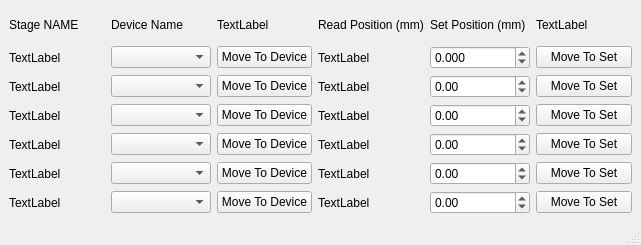
<?xml version="1.0" encoding="UTF-8"?>
<ui version="4.0">
 <class>MainWindow</class>
 <widget class="QMainWindow" name="MainWindow">
  <property name="geometry">
   <rect>
    <x>0</x>
    <y>0</y>
    <width>641</width>
    <height>245</height>
   </rect>
  </property>
  <property name="windowTitle">
   <string>MainWindow</string>
  </property>
  <widget class="QWidget" name="centralwidget">
   <layout class="QGridLayout" name="gridLayout">
    <item row="0" column="0">
     <widget class="QLabel" name="label">
      <property name="text">
       <string>Stage NAME</string>
      </property>
     </widget>
    </item>
    <item row="0" column="1">
     <widget class="QLabel" name="label_2">
      <property name="text">
       <string>Device Name</string>
      </property>
     </widget>
    </item>
    <item row="0" column="2">
     <widget class="QLabel" name="label_5">
      <property name="text">
       <string>TextLabel</string>
      </property>
     </widget>
    </item>
    <item row="0" column="3">
     <widget class="QLabel" name="label_3">
      <property name="text">
       <string>Read Position (mm)</string>
      </property>
     </widget>
    </item>
    <item row="0" column="4">
     <widget class="QLabel" name="label_4">
      <property name="text">
       <string>Set Position (mm)</string>
      </property>
     </widget>
    </item>
    <item row="0" column="5">
     <widget class="QLabel" name="label_6">
      <property name="text">
       <string>TextLabel</string>
      </property>
     </widget>
    </item>
    <item row="1" column="0">
     <widget class="QLabel" name="s1_name">
      <property name="maximumSize">
       <size>
        <width>100</width>
        <height>16777215</height>
       </size>
      </property>
      <property name="text">
       <string>TextLabel</string>
      </property>
     </widget>
    </item>
    <item row="1" column="1">
     <widget class="QComboBox" name="s1_dev">
      <property name="minimumSize">
       <size>
        <width>100</width>
        <height>0</height>
       </size>
      </property>
     </widget>
    </item>
    <item row="1" column="2">
     <widget class="QPushButton" name="s1_move2dev">
      <property name="maximumSize">
       <size>
        <width>100</width>
        <height>16777215</height>
       </size>
      </property>
      <property name="text">
       <string>Move To Device</string>
      </property>
     </widget>
    </item>
    <item row="1" column="3">
     <widget class="QLabel" name="s1_read">
      <property name="maximumSize">
       <size>
        <width>100</width>
        <height>16777215</height>
       </size>
      </property>
      <property name="text">
       <string>TextLabel</string>
      </property>
     </widget>
    </item>
    <item row="1" column="4">
     <widget class="QDoubleSpinBox" name="s1_set">
      <property name="minimumSize">
       <size>
        <width>100</width>
        <height>0</height>
       </size>
      </property>
      <property name="maximumSize">
       <size>
        <width>100</width>
        <height>16777215</height>
       </size>
      </property>
      <property name="decimals">
       <number>3</number>
      </property>
      <property name="minimum">
       <double>-250.000000000000000</double>
      </property>
      <property name="maximum">
       <double>250.000000000000000</double>
      </property>
     </widget>
    </item>
    <item row="1" column="5">
     <widget class="QPushButton" name="s1_move2set">
      <property name="maximumSize">
       <size>
        <width>100</width>
        <height>16777215</height>
       </size>
      </property>
      <property name="text">
       <string>Move To Set</string>
      </property>
     </widget>
    </item>
    <item row="2" column="0">
     <widget class="QLabel" name="s2_name">
      <property name="text">
       <string>TextLabel</string>
      </property>
     </widget>
    </item>
    <item row="2" column="1">
     <widget class="QComboBox" name="s2_dev">
      <property name="minimumSize">
       <size>
        <width>100</width>
        <height>0</height>
       </size>
      </property>
     </widget>
    </item>
    <item row="2" column="2">
     <widget class="QPushButton" name="s2_move2dev">
      <property name="text">
       <string>Move To Device</string>
      </property>
     </widget>
    </item>
    <item row="2" column="3">
     <widget class="QLabel" name="s2_read">
      <property name="text">
       <string>TextLabel</string>
      </property>
     </widget>
    </item>
    <item row="2" column="4">
     <widget class="QDoubleSpinBox" name="s2_set">
      <property name="minimumSize">
       <size>
        <width>100</width>
        <height>0</height>
       </size>
      </property>
      <property name="minimum">
       <double>-250.000000000000000</double>
      </property>
      <property name="maximum">
       <double>250.000000000000000</double>
      </property>
     </widget>
    </item>
    <item row="2" column="5">
     <widget class="QPushButton" name="s2_move2set">
      <property name="text">
       <string>Move To Set</string>
      </property>
     </widget>
    </item>
    <item row="3" column="0">
     <widget class="QLabel" name="s3_name">
      <property name="text">
       <string>TextLabel</string>
      </property>
     </widget>
    </item>
    <item row="3" column="1">
     <widget class="QComboBox" name="s3_dev">
      <property name="minimumSize">
       <size>
        <width>100</width>
        <height>0</height>
       </size>
      </property>
     </widget>
    </item>
    <item row="3" column="2">
     <widget class="QPushButton" name="s3_move2dev">
      <property name="text">
       <string>Move To Device</string>
      </property>
     </widget>
    </item>
    <item row="3" column="3">
     <widget class="QLabel" name="s3_read">
      <property name="text">
       <string>TextLabel</string>
      </property>
     </widget>
    </item>
    <item row="3" column="4">
     <widget class="QDoubleSpinBox" name="s3_set">
      <property name="minimumSize">
       <size>
        <width>100</width>
        <height>0</height>
       </size>
      </property>
      <property name="minimum">
       <double>-250.000000000000000</double>
      </property>
      <property name="maximum">
       <double>250.000000000000000</double>
      </property>
     </widget>
    </item>
    <item row="3" column="5">
     <widget class="QPushButton" name="s3_move2set">
      <property name="text">
       <string>Move To Set</string>
      </property>
     </widget>
    </item>
    <item row="4" column="0">
     <widget class="QLabel" name="s4_name">
      <property name="text">
       <string>TextLabel</string>
      </property>
     </widget>
    </item>
    <item row="4" column="1">
     <widget class="QComboBox" name="s4_dev">
      <property name="minimumSize">
       <size>
        <width>100</width>
        <height>0</height>
       </size>
      </property>
     </widget>
    </item>
    <item row="4" column="2">
     <widget class="QPushButton" name="s4_move2dev">
      <property name="text">
       <string>Move To Device</string>
      </property>
     </widget>
    </item>
    <item row="4" column="3">
     <widget class="QLabel" name="s4_read">
      <property name="text">
       <string>TextLabel</string>
      </property>
     </widget>
    </item>
    <item row="4" column="4">
     <widget class="QDoubleSpinBox" name="s4_set">
      <property name="minimumSize">
       <size>
        <width>100</width>
        <height>0</height>
       </size>
      </property>
      <property name="minimum">
       <double>-250.000000000000000</double>
      </property>
      <property name="maximum">
       <double>250.000000000000000</double>
      </property>
     </widget>
    </item>
    <item row="4" column="5">
     <widget class="QPushButton" name="s4_move2set">
      <property name="text">
       <string>Move To Set</string>
      </property>
     </widget>
    </item>
    <item row="5" column="0">
     <widget class="QLabel" name="s5_name">
      <property name="text">
       <string>TextLabel</string>
      </property>
     </widget>
    </item>
    <item row="5" column="1">
     <widget class="QComboBox" name="s5_dev">
      <property name="minimumSize">
       <size>
        <width>100</width>
        <height>0</height>
       </size>
      </property>
     </widget>
    </item>
    <item row="5" column="2">
     <widget class="QPushButton" name="s5_move2dev">
      <property name="text">
       <string>Move To Device</string>
      </property>
     </widget>
    </item>
    <item row="5" column="3">
     <widget class="QLabel" name="s5_read">
      <property name="text">
       <string>TextLabel</string>
      </property>
     </widget>
    </item>
    <item row="5" column="4">
     <widget class="QDoubleSpinBox" name="s5_set">
      <property name="minimumSize">
       <size>
        <width>100</width>
        <height>0</height>
       </size>
      </property>
      <property name="minimum">
       <double>-250.000000000000000</double>
      </property>
      <property name="maximum">
       <double>250.000000000000000</double>
      </property>
     </widget>
    </item>
    <item row="5" column="5">
     <widget class="QPushButton" name="s5_move2set">
      <property name="text">
       <string>Move To Set</string>
      </property>
     </widget>
    </item>
    <item row="6" column="0">
     <widget class="QLabel" name="s6_name">
      <property name="text">
       <string>TextLabel</string>
      </property>
     </widget>
    </item>
    <item row="6" column="1">
     <widget class="QComboBox" name="s6_dev">
      <property name="minimumSize">
       <size>
        <width>100</width>
        <height>0</height>
       </size>
      </property>
     </widget>
    </item>
    <item row="6" column="2">
     <widget class="QPushButton" name="s6_move2dev">
      <property name="text">
       <string>Move To Device</string>
      </property>
     </widget>
    </item>
    <item row="6" column="3">
     <widget class="QLabel" name="s6_read">
      <property name="text">
       <string>TextLabel</string>
      </property>
     </widget>
    </item>
    <item row="6" column="4">
     <widget class="QDoubleSpinBox" name="s6_set">
      <property name="minimumSize">
       <size>
        <width>100</width>
        <height>0</height>
       </size>
      </property>
      <property name="minimum">
       <double>-250.000000000000000</double>
      </property>
      <property name="maximum">
       <double>250.000000000000000</double>
      </property>
     </widget>
    </item>
    <item row="6" column="5">
     <widget class="QPushButton" name="s6_move2set">
      <property name="text">
       <string>Move To Set</string>
      </property>
     </widget>
    </item>
   </layout>
  </widget>
  <widget class="QStatusBar" name="statusbar"/>
 </widget>
 <resources/>
 <connections/>
</ui>
